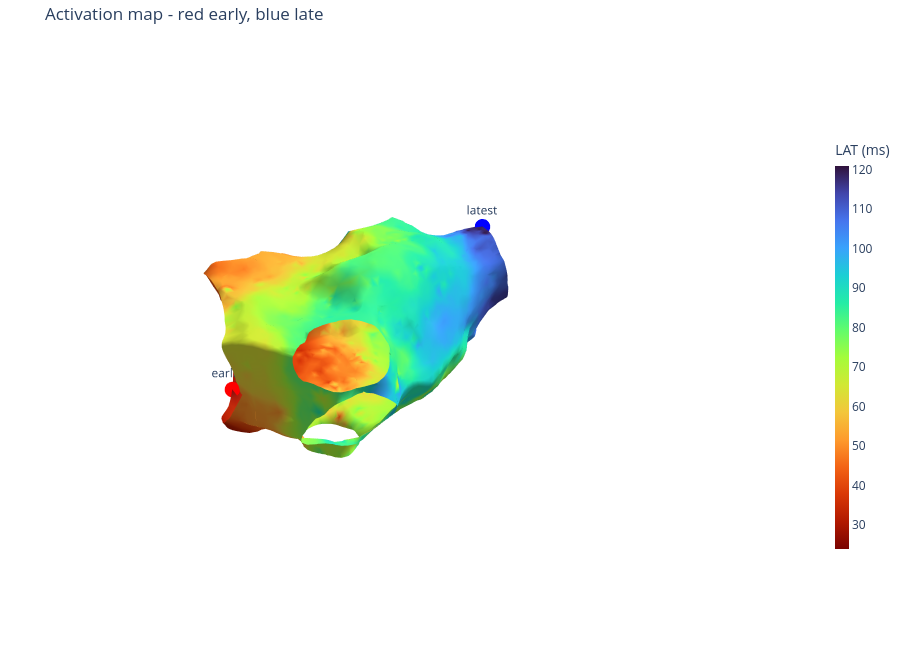

The notebook cell this image was saved under:
### Code cell
activation = mesh_to_plotly(
    points, triangles, scalars=vertex_lat, colorscale="Turbo_r",
    colorbar_title="LAT (ms)", name="activation",
)

extremes = go.Scatter3d(
    x=points[[earliest_vertex, latest_vertex], 0],
    y=points[[earliest_vertex, latest_vertex], 1],
    z=points[[earliest_vertex, latest_vertex], 2],
    mode="markers+text",
    marker=dict(size=9, color=["red", "blue"]),
    text=["earliest", "latest"], textposition="top center", name="extremes",
)

plotly_figure([activation, extremes], title="Activation map - red early, blue late").show()

### Figure 1 — Plotly figure (JSON) as saved in the notebook; plotly's stock layout.template omitted (floating-point values rounded to 4 significant figures; data arrays with more than 128 entries replaced by an {"elided": "..."} marker saying what was removed)
{"data": [{"cmax": 121.0, "cmin": 24.0, "colorbar": {"len": 0.7, "thickness": 14, "title": {"text": "LAT (ms)"}}, "colorscale": [[0, "#7a0402"], [0.07143, "#b11901"], [0.1429, "#d93806"], [0.2143, "#f36315"], [0.2857, "#fe9b2d"], [0.3571, "#f3c63a"], [0.4286, "#d1e834"], [0.5, "#a4fc3b"], [0.5714, "#61fc6c"], [0.6429, "#24eca6"], [0.7143, "#1bcfd4"], [0.7857, "#39a2fc"], [0.8571, "#4675ed"], [0.9286, "#4145ab"], [1, "#30123b"]], "flatshading": false, "i": {"elided": "10296 int values"}, "intensity": {"elided": "9279 float values"}, "j": {"elided": "10296 int values"}, "k": {"elided": "10296 int values"}, "lighting": {"ambient": 0.55, "diffuse": 0.8, "roughness": 0.6, "specular": 0.15}, "name": "activation", "opacity": 1, "showscale": true, "type": "mesh3d", "x": {"elided": "9279 float values"}, "y": {"elided": "9279 float values"}, "z": {"elided": "9279 float values"}}, {"marker": {"color": ["red", "blue"], "size": 9}, "mode": "markers+text", "name": "extremes", "text": ["earliest", "latest"], "textposition": "top center", "type": "scatter3d", "x": [34.77, -32.55], "y": [-13.81, 13.73], "z": [82.81, 116.8]}], "layout": {"height": 650, "margin": {"b": 0, "l": 0, "r": 0, "t": 40}, "paper_bgcolor": "rgba(0,0,0,0)", "scene": {"aspectmode": "data", "bgcolor": "rgba(0,0,0,0)", "xaxis": {"visible": false}, "yaxis": {"visible": false}, "zaxis": {"visible": false}}, "title": {"text": "Activation map - red early, blue late"}}}
